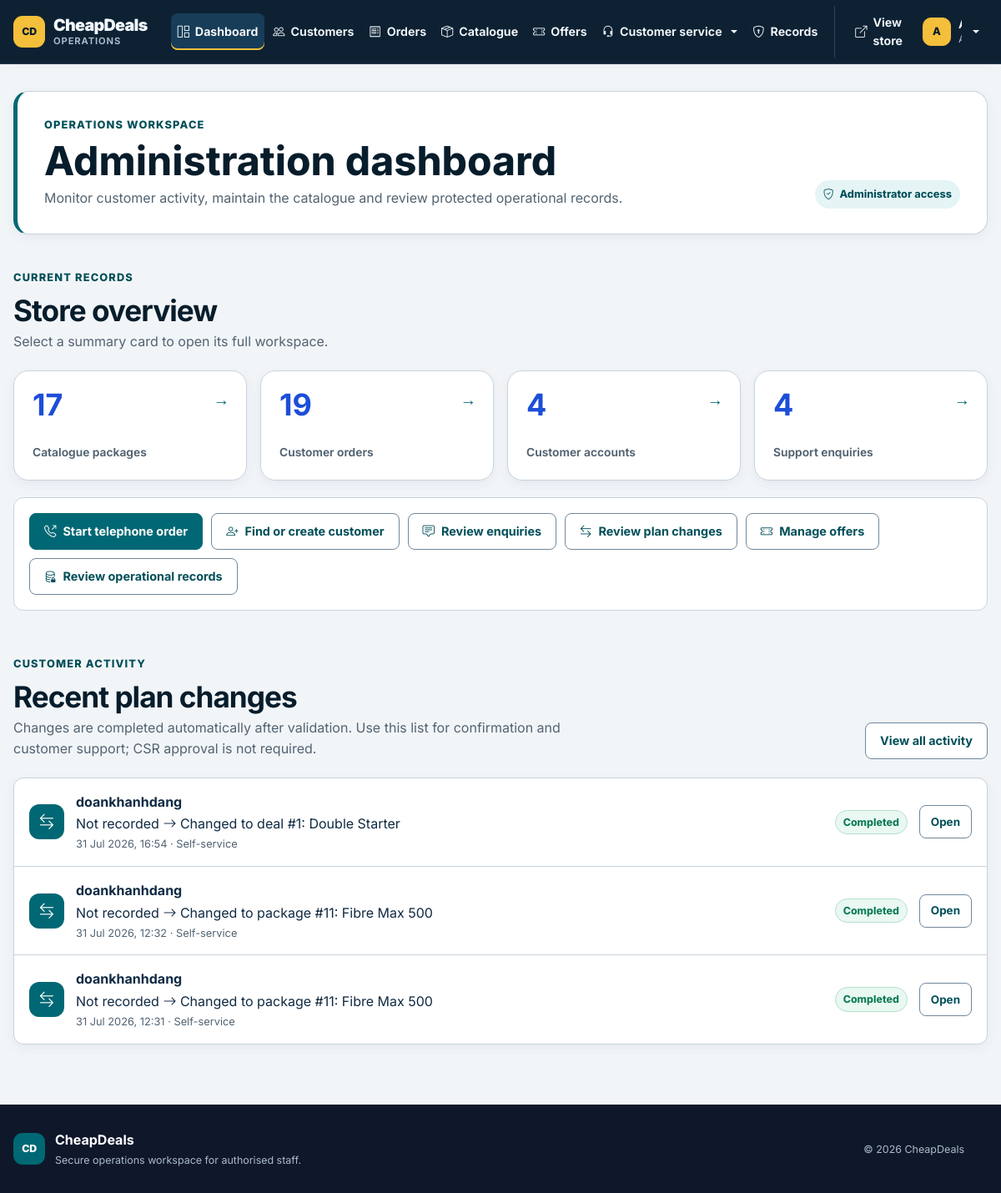
Page /COMP1807/cheapdeals/public/crm (signed in) on the committed database.
### tables this page shows
CREATE TABLE `audit_logs` (
  `id` int(11) NOT NULL,
  `actor_id` int(11) DEFAULT NULL,
  `event_type` varchar(80) NOT NULL,
  `entity_type` varchar(40) NOT NULL,
  `entity_id` int(11) DEFAULT NULL,
  `outcome` varchar(30) NOT NULL DEFAULT 'Success',
  `details` varchar(255) DEFAULT NULL,
  `created_at` timestamp NOT NULL DEFAULT current_timestamp()
);

CREATE TABLE `users` (
  `id` int(11) NOT NULL,
  `full_name` varchar(100) NOT NULL,
  `email` varchar(100) NOT NULL,
  `password` varchar(255) NOT NULL,
  `phone` varchar(20) DEFAULT NULL,
  `address` text DEFAULT NULL,
  `credit_card` varchar(50) DEFAULT NULL,
  `role` enum('customer','csr','admin') DEFAULT 'customer',
  `created_at` timestamp NOT NULL DEFAULT current_timestamp(),
  `card_type` varchar(20) DEFAULT NULL,
  `card_expiry` varchar(5) DEFAULT NULL
);

### app/core/Controller.php (called while the page is built, shortened)
<?php
class Controller
{
    public function __construct()
    {
        $this->db = new Database();
    }
    protected function view(string $view, array $data = []): void
    {
        extract($data);
        require APP_ROOT . '/views/layout/header.php';
        require APP_ROOT . '/views/layout/navbar.php';
        require APP_ROOT . '/views/' . $view . '.php';
        require APP_ROOT . '/views/layout/footer.php';
    }
}

### app/controllers/CRMController.php (called while the page is built, shortened)
<?php
class CRMController extends Controller
{
    public function __construct()
    {
        parent::__construct();
    }
    public function dashboard(): void
    {
        $planChanges = (new AuditLog($this->db))->subscriptionChanges();
        $this->view('crm/dashboard', [
            'title' => 'CRM dashboard',
            'packages' => (new Package($this->db))->all(),
            'orders' => (new Order($this->db))->all(),
            'customers' => (new Customer($this->db))->all(),
            'enquiries' => (new Enquiry($this->db))->all(),
            'planChanges' => $planChanges,
        ]);
    }
}

### app/core/Router.php (called while the page is built, shortened)
<?php
class Router
{
    private array $routes = [];
    public function get(string $path, array $handler): void
    {
        $this->routes['GET'][$this->normalize($path)] = $handler;
    }
    public function post(string $path, array $handler): void
    {
        $this->routes['POST'][$this->normalize($path)] = $handler;
    }
    public function dispatch(): void
    {
        $path = $this->normalize((string) parse_url($_SERVER['REQUEST_URI'], PHP_URL_PATH));
        $base = $this->normalize(BASE_PATH);
        if ($base !== '/' && str_starts_with($path, $base)) {
            $path = $this->normalize(substr($path, strlen($base)));
        }
        $method = $_SERVER['REQUEST_METHOD'] ?? 'GET';
        $handler = $this->routes[$method][$path] ?? null;
        [$controller, $action] = $handler;
        (new $controller())->$action();
    }
    private function normalize(string $path): string
    {
        $path = '/' . trim($path, '/');
        return $path === '//' ? '/' : $path;
    }
}

### public/index.php (called while the page is built, shortened)
<?php
require_once __DIR__ . '/../app/config/config.php';
require_once APP_ROOT . '/core/Database.php';
require_once APP_ROOT . '/core/Controller.php';
require_once APP_ROOT . '/core/Router.php';
$router = new Router();
$router->get('/', [PackageController::class, 'index']);
$router->get('/packages', [PackageController::class, 'index']);
$router->get('/package', [PackageController::class, 'detail']);
$router->get('/combos', [DealController::class, 'index']);
$router->get('/combo', [DealController::class, 'detail']);
$router->get('/offers', [OfferController::class, 'index']);
$router->get('/enquiry', [EnquiryController::class, 'create']);
$router->post('/enquiry', [EnquiryController::class, 'store']);
$router->get('/messages', [CustomerController::class, 'messages']);
$router->get('/checkout', [OrderController::class, 'checkout']);
$router->post('/checkout', [OrderController::class, 'store']);
$router->get('/order/success', [OrderController::class, 'success']);
$router->post('/cart/add', [CartController::class, 'add']);
$router->post('/cart/add-deal', [CartController::class, 'addDeal']);
$router->post('/cart/update', [CartController::class, 'update']);
$router->post('/cart/remove', [CartController::class, 'remove']);
$router->get('/payment', [PaymentController::class, 'payment']);
$router->post('/payment', [PaymentController::class, 'store']);
$router->get('/login', [AuthController::class, 'login']);
$router->post('/login', [AuthController::class, 'authenticate']);
$router->get(
    '/forgot-password',
    [AuthController::class, 'forgotPassword']
);
$router->post(
    '/forgot-password/verify',
    [AuthController::class, 'verifyResetAccount']
);
$router->post(
    '/forgot-password/reset',
    [AuthController::class, 'resetPassword']
);
$router->get('/register', [AuthController::class, 'register']);
$router->post('/register', [AuthController::class, 'store']);
$router->get(
    '/register/success',
    [AuthController::class, 'registrationSuccess']
);
$router->get('/logout', [AuthController::class, 'logout']);
$router->post('/logout', [AuthController::class, 'logout']);
$router->get('/account', [CustomerController::class, 'account']);
$router->get('/bill', [CustomerController::class, 'bill']);
$router->get('/subscription', [CustomerController::class, 'subscription']);
$router->post('/subscription/update', [CustomerController::class, 'updateSubscription']);
$router->get('/profile', [CustomerController::class, 'profile']);
$router->post('/profile', [CustomerController::class, 'update']);
$router->post(
    '/profile/payment',
    [CustomerController::class, 'updatePayment']
);
$router->post(
    '/profile/password',
    [CustomerController::class, 'changePassword']
);
$router->get('/crm', [CRMController::class, 'dashboard']);
$router->get('/crm/packages', [CRMController::class, 'packages']);
$router->get('/crm/orders', [CRMController::class, 'orders']);
$router->get('/crm/subscription-changes', [CRMController::class, 'subscriptionChanges']);
$router->get('/crm/customers', [CRMController::class, 'customers']);
$router->post('/crm/customers/create', [CRMController::class, 'createCustomer']);
$router->get('/crm/customer', [CRMController::class, 'customerDetail']);
$router->get('/crm/records', [CRMController::class, 'records']);
$router->get('/crm/record', [CRMController::class, 'recordDetail']);
$router->get('/crm/telephone-order', [CRMController::class, 'telephoneOrder']);
$router->post('/crm/telephone-order/verify', [CRMController::class, 'verifyTelephoneCustomer']);
$router->post('/crm/telephone-order/create-customer', [CRMController::class, 'createTelephoneCustomer']);
$router->post('/crm/telephone-order/place', [CRMController::class, 'placeTelephoneOrder']);
$router->post('/crm/telephone-order/cancel', [CRMController::class, 'cancelTelephoneOrder']);
$router->get('/crm/enquiries', [CRMController::class, 'enquiries']);
$router->get('/crm/enquiries/customer', [CRMController::class, 'customerEnquiries']);
$router->post('/crm/enquiries/reply', [CRMController::class, 'replyEnquiry']);
$router->get('/crm/package/add', [CRMController::class, 'addPackage']);
$router->get('/crm/package/edit', [CRMController::class, 'editPackage']);
$router->post('/crm/package/save', [CRMController::class, 'savePackage']);
$router->post('/crm/package/delete', [CRMController::class, 'deletePackage']);
$router->post('/crm/package/reactivate', [CRMController::class, 'reactivatePackage']);
$router->get('/crm/offers', [AdminOfferController::class, 'index']);
$router->get('/crm/offer/add', [AdminOfferController::class, 'add']);
$router->get('/crm/offer/edit', [AdminOfferController::class, 'edit']);
$router->post('/crm/offer/save', [AdminOfferController::class, 'save']);
$router->post('/crm/offer/archive', [AdminOfferController::class, 'archive']);
$router->post('/crm/offer/reactivate', [AdminOfferController::class, 'reactivate']);
$router->post(
    '/profile/payment/add',
    [CustomerController::class, 'addPaymentMethod']
);
$router->post(
    '/profile/payment/verify',
    [CustomerController::class, 'verifyPaymentMethod']
);
$router->post(
    '/profile/payment/delete',
    [CustomerController::class, 'deletePaymentMethod']
);
$router->post(
    '/profile/payment/default',
    [CustomerController::class, 'setDefaultPaymentMethod']
);
$router->dispatch();

### app/config/config.php (called while the page is built, shortened)
<?php
function url(string $path = ''): string
{
    $path = '/' . ltrim($path, '/');
    return (BASE_PATH ?: '') . ($path === '/' ? '/' : $path);
}
function e(?string $value): string
{
    return htmlspecialchars((string) $value, ENT_QUOTES, 'UTF-8');
}

### app/core/Database.php (called while the page is built, shortened)
<?php
class Database
{
    private PDO $pdo;
    public function __construct()
    {
        $dsn = 'mysql:host=' . DB_HOST . ';dbname=' . DB_NAME . ';charset=utf8mb4';
        $this->pdo = new PDO($dsn, DB_USER, DB_PASS, [
            PDO::ATTR_ERRMODE => PDO::ERRMODE_EXCEPTION,
            PDO::ATTR_DEFAULT_FETCH_MODE => PDO::FETCH_ASSOC,
        ]);
        $this->ensureSchema();
    }
    public function fetchAll(string $sql, array $params = []): array
    {
        $stmt = $this->pdo->prepare($sql);
        $stmt->execute($params);
        return $stmt->fetchAll();
    }
    public function execute(string $sql, array $params = []): bool
    {
        $stmt = $this->pdo->prepare($sql);
        return $stmt->execute($params);
    }
    private function ensureSchema(): void
    {
        $paymentColumns = array_column(
            $this->fetchAll('SHOW COLUMNS FROM payments'),
            'Field'
        );
    }
}

### app/models/AuditLog.php (called while the page is built, shortened)
<?php
class AuditLog
{
    public function subscriptionChanges(?int $customerId = null, string $query = ''): array
    {
        $sql = 'SELECT audit_logs.*, users.full_name AS customer_name,
                       users.email AS customer_email
                FROM audit_logs
                LEFT JOIN users ON users.id = audit_logs.actor_id
                WHERE audit_logs.event_type = ?';
        $params = ['subscription.updated'];
        $sql .= ' ORDER BY audit_logs.id DESC';
        $rows = array_map(function (array $row): array {
            $details = self::decodeDetails($row['details'] ?? null);
            return [
                'id' => (int) $row['id'],
                'customer_id' => (int) ($row['entity_id'] ?? $row['actor_id'] ?? 0),
                'customer_name' => $row['customer_name'] ?: 'Unknown customer',
                'customer_email' => $row['customer_email'] ?: '',
                'previous_name' => $details['previous_name'] ?? 'Not recorded',
                'previous_type' => $details['previous_type'] ?? '',
                'new_name' => $details['new_name'] ?? self::humanDetails($row['details'] ?? null),
                'new_type' => $details['new_type'] ?? '',
                'channel' => $details['channel'] ?? 'Self-service',
                'status' => $details['status'] ?? 'Completed',
                'created_at' => (string) $row['created_at'],
            ];
        }, $this->db->fetchAll($sql, $params));
        $query = strtolower(trim($query));
        if ($query === '') {
            return $rows;
        }
        return array_values(array_filter($rows, static function (array $row) use ($query): bool {
            return str_contains(strtolower(implode(' ', [
                $row['customer_name'],
                $row['customer_email'],
                $row['previous_name'],
                $row['new_name'],
                $row['channel'],
                $row['status'],
            ])), $query);
        }));
    }
    public static function decodeDetails(?string $details): array
    {
        $decoded = json_decode($details, true);
        return is_array($decoded) ? $decoded : [];
    }
    public static function humanDetails(?string $details): string
    {
        $decoded = self::decodeDetails($details);
        if (!$decoded) {
            return $details;
        }
        return implode(' · ', array_map(
            static fn (mixed $value): string => is_scalar($value) ? (string) $value : '',
            array_values($decoded)
        ));
    }
}

### app/views/crm/dashboard.php (the view, shortened to what this page needs)
<?php
$dashboardRole = (string) ($_SESSION['customer']['role'] ?? 'csr');
$isDashboardAdmin = $dashboardRole === 'admin';
?>
<section class="admin-hero">
    <div>
        <p class="eyebrow">Operations workspace</p>
        <h1><?= $isDashboardAdmin ? 'Administration dashboard' : 'Customer service dashboard' ?></h1>
        <p>
            <?= $isDashboardAdmin
                ? 'Monitor customer activity, maintain the catalogue and review protected operational records.'
                : 'Find customers, place telephone orders, check catalogue availability and respond to enquiries.' ?>
        </p>
    </div>
    <span class="workspace-role">
        <i class="bi <?= $isDashboardAdmin ? 'bi-shield-check' : 'bi-headset' ?>" aria-hidden="true"></i>
        <?= $isDashboardAdmin ? 'Administrator access' : 'CSR access' ?>
    </span>
</section>
<section class="admin-section" aria-labelledby="overview-title">
    <div class="section-heading">
        <div>
            <p class="eyebrow">Current records</p>
            <h2 id="overview-title">Store overview</h2>
            <p>Select a summary card to open its full workspace.</p>
        </div>
    </div>
    <div class="stats-grid">
        <a href="<?= url('/crm/packages') ?>"><strong><?= count($packages) ?></strong><span>Catalogue packages</span></a>
        <a href="<?= url('/crm/orders') ?>"><strong><?= count($orders) ?></strong><span>Customer orders</span></a>
        <a href="<?= url('/crm/customers') ?>"><strong><?= count($customers) ?></strong><span>Customer accounts</span></a>
        <a href="<?= url('/crm/enquiries') ?>"><strong><?= count($enquiries) ?></strong><span>Support enquiries</span></a>
    </div>
    <div class="crm-quick-actions" aria-label="Quick actions">
        <a class="btn primary" href="<?= url('/crm/telephone-order') ?>">
            <i class="bi bi-telephone-outbound" aria-hidden="true"></i> Start telephone order
        </a>
        <a class="btn" href="<?= url('/crm/customers') ?>">
            <i class="bi bi-person-plus" aria-hidden="true"></i> Find or create customer
        </a>
        <a class="btn" href="<?= url('/crm/enquiries') ?>">
            <i class="bi bi-chat-square-text" aria-hidden="true"></i> Review enquiries
        </a>
        <a class="btn" href="<?= url('/crm/subscription-changes') ?>">
            <i class="bi bi-arrow-left-right" aria-hidden="true"></i> Review plan changes
        </a>
        <?php if ($isDashboardAdmin): ?>
            <a class="btn" href="<?= url('/crm/offers') ?>">
                <i class="bi bi-ticket-perforated" aria-hidden="true"></i> Manage offers
            </a>
            <a class="btn" href="<?= url('/crm/records') ?>">
                <i class="bi bi-database-lock" aria-hidden="true"></i> Review operational records
            </a>
        <?php endif; ?>
    </div>
</section>
<section class="admin-section" aria-labelledby="recent-plan-changes-title">
    <div class="section-heading">
        <div>
            <p class="eyebrow">Customer activity</p>
            <h2 id="recent-plan-changes-title">Recent plan changes</h2>
            <p>Changes are completed automatically after validation. Use this list for confirmation and customer support; CSR approval is not required.</p>
        </div>
        <a class="btn" href="<?= url('/crm/subscription-changes') ?>">View all activity</a>
    </div>
    <?php if ($planChanges): ?>
        <div class="recent-operation-list">
            <?php foreach (array_slice($planChanges, 0, 5) as $change): ?>
                <article>
                    <span class="recent-operation-icon" aria-hidden="true"><i class="bi bi-arrow-left-right"></i></span>
                    <div>
                        <strong><?= e($change['customer_name']) ?></strong>
                        <span><?= e($change['previous_name']) ?> <i class="bi bi-arrow-right" aria-hidden="true"></i> <?= e($change['new_name']) ?></span>
                        <small><?= e(date('d M Y, H:i', strtotime($change['created_at']))) ?> · <?= e($change['channel']) ?></small>
                    </div>
                    <span class="status-pill is-success">Completed</span>
                    <a class="btn small" href="<?= url('/crm/customer?id=' . (int) $change['customer_id']) ?>">Open</a>
                </article>
            <?php endforeach; ?>
        </div>
    <?php endif; ?>
</section>

### rows in the picture
audit_logs: actor.full_name "doankhanhdang", previous_name "Not recorded", details "Changed to deal #1: Double Starter", created_at "31 Jul 2026, 16:54", channel "Self-service"
audit_logs: actor.full_name "doankhanhdang", previous_name "Not recorded", details "Changed to package #11: Fibre Max 500", created_at "31 Jul 2026, 12:32", channel "Self-service"
audit_logs: actor.full_name "doankhanhdang", previous_name "Not recorded", details "Changed to package #11: Fibre Max 500", created_at "31 Jul 2026, 12:31", channel "Self-service"

### other values in the picture
substr((string) ($navCustomer['full_name'] ?? 'S'), 0, 1) "A"
count($packages) "17"
count($orders) "19"
count($customers) "4"
count($enquiries) "4"
